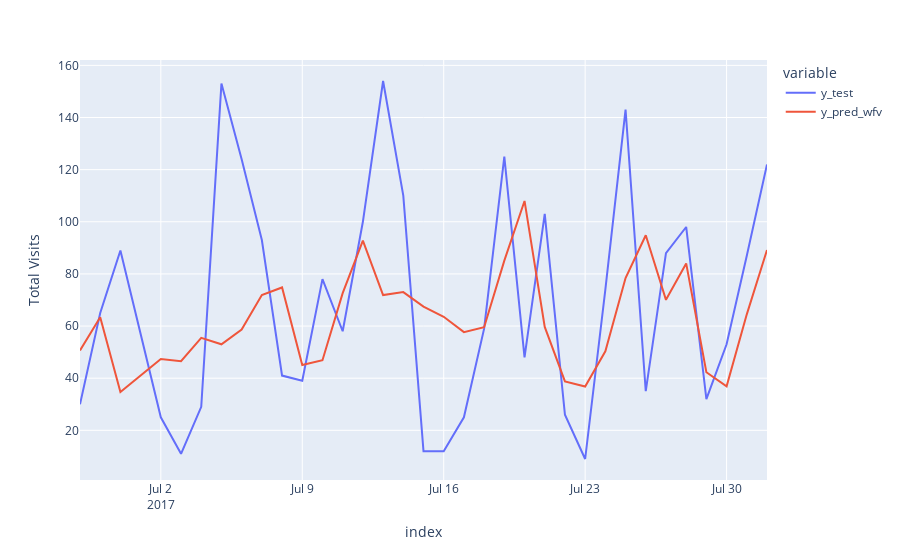

Notebook cell for this chart:
### Code cell
import plotly.graph_objects as go
import plotly.express as px
from plotly.subplots import make_subplots

df_pred_test = pd.DataFrame({'y_test': test, 'y_pred_wfv': y_pred_wfv})
fig = px.line(df_pred_test, labels={'value': 'Total Visits'})
fig.show()

### Figure 1 — Plotly figure (JSON) as saved in the notebook; plotly's stock layout.template omitted (floating-point values rounded to 4 significant figures)
{"data": [{"hovertemplate": "variable=y_test<br>index=%{x}<br>Total Visits=%{y}<extra></extra>", "legendgroup": "y_test", "line": {"color": "#636efa", "dash": "solid"}, "marker": {"symbol": "circle"}, "mode": "lines", "name": "y_test", "orientation": "v", "showlegend": true, "type": "scatter", "x": ["2017-06-28T00:00:00", "2017-06-29T00:00:00", "2017-06-30T00:00:00", "2017-07-02T00:00:00", "2017-07-03T00:00:00", "2017-07-04T00:00:00", "2017-07-05T00:00:00", "2017-07-06T00:00:00", "2017-07-07T00:00:00", "2017-07-08T00:00:00", "2017-07-09T00:00:00", "2017-07-10T00:00:00", "2017-07-11T00:00:00", "2017-07-12T00:00:00", "2017-07-13T00:00:00", "2017-07-14T00:00:00", "2017-07-15T00:00:00", "2017-07-16T00:00:00", "2017-07-17T00:00:00", "2017-07-18T00:00:00", "2017-07-19T00:00:00", "2017-07-20T00:00:00", "2017-07-21T00:00:00", "2017-07-22T00:00:00", "2017-07-23T00:00:00", "2017-07-24T00:00:00", "2017-07-25T00:00:00", "2017-07-26T00:00:00", "2017-07-27T00:00:00", "2017-07-28T00:00:00", "2017-07-29T00:00:00", "2017-07-30T00:00:00", "2017-07-31T00:00:00", "2017-08-01T00:00:00"], "xaxis": "x", "y": [30, 65, 89, 25, 11, 29, 153, 124, 93, 41, 39, 78, 58, 100, 154, 110, 12, 12, 25, 59, 125, 48, 103, 26, 9, 74, 143, 35, 88, 98, 32, 53, 87, 122], "yaxis": "y"}, {"hovertemplate": "variable=y_pred_wfv<br>index=%{x}<br>Total Visits=%{y}<extra></extra>", "legendgroup": "y_pred_wfv", "line": {"color": "#EF553B", "dash": "solid"}, "marker": {"symbol": "circle"}, "mode": "lines", "name": "y_pred_wfv", "orientation": "v", "showlegend": true, "type": "scatter", "x": ["2017-06-28T00:00:00", "2017-06-29T00:00:00", "2017-06-30T00:00:00", "2017-07-02T00:00:00", "2017-07-03T00:00:00", "2017-07-04T00:00:00", "2017-07-05T00:00:00", "2017-07-06T00:00:00", "2017-07-07T00:00:00", "2017-07-08T00:00:00", "2017-07-09T00:00:00", "2017-07-10T00:00:00", "2017-07-11T00:00:00", "2017-07-12T00:00:00", "2017-07-13T00:00:00", "2017-07-14T00:00:00", "2017-07-15T00:00:00", "2017-07-16T00:00:00", "2017-07-17T00:00:00", "2017-07-18T00:00:00", "2017-07-19T00:00:00", "2017-07-20T00:00:00", "2017-07-21T00:00:00", "2017-07-22T00:00:00", "2017-07-23T00:00:00", "2017-07-24T00:00:00", "2017-07-25T00:00:00", "2017-07-26T00:00:00", "2017-07-27T00:00:00", "2017-07-28T00:00:00", "2017-07-29T00:00:00", "2017-07-30T00:00:00", "2017-07-31T00:00:00", "2017-08-01T00:00:00"], "xaxis": "x", "y": [50.65, 63.35, 34.72, 47.37, 46.52, 55.48, 53.01, 58.66, 71.87, 74.8, 45.05, 46.91, 72.62, 92.78, 71.88, 73.02, 67.46, 63.54, 57.66, 59.54, 85.08, 108.0, 59.68, 38.78, 36.8, 50.33, 78.43, 94.82, 70.06, 84.02, 42.3, 36.88, 64.5, 89.18], "yaxis": "y"}], "layout": {"legend": {"title": {"text": "variable"}, "tracegroupgap": 0}, "margin": {"t": 60}, "xaxis": {"anchor": "y", "domain": [0, 1], "title": {"text": "index"}}, "yaxis": {"anchor": "x", "domain": [0, 1], "title": {"text": "Total Visits"}}}}
